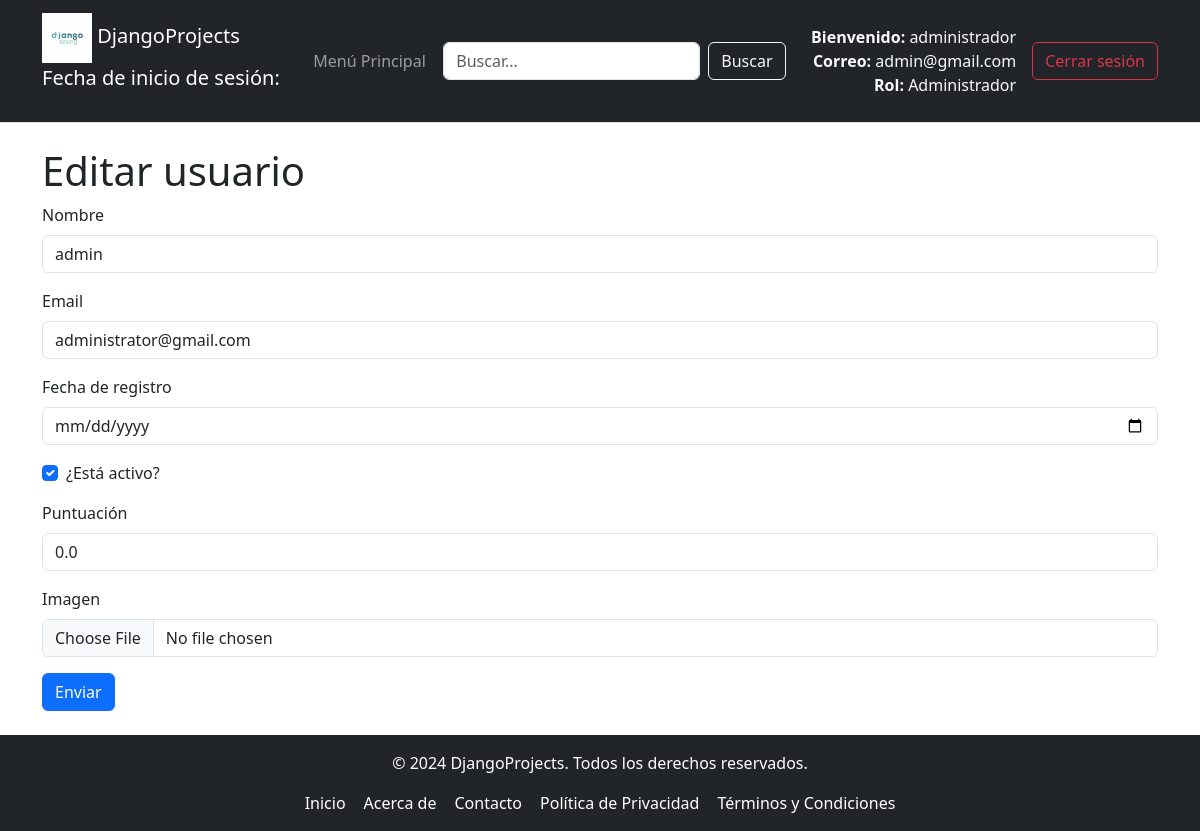
The page /formulario/usuario-modificar/12 (signed in) on the database its author committed.
### tutorial/models.py (models this page shows, shortened)
class Usuario(AbstractBaseUser, PermissionsMixin):
    ADMINISTRADOR = 1
    PROFESOR = 2
    ESTUDIANTE = 3
    ROLES = (
        (ADMINISTRADOR, 'administrador'),
        (PROFESOR, 'profesor'),
        (ESTUDIANTE, 'estudiante'),
    )
    email = models.EmailField(unique=True)
    nombre = models.CharField(max_length=30)
    fecha_Registro = models.DateField(null=True, blank=True)
    puntuacion = models.DecimalField(max_digits=3, decimal_places=1, default=0.0)
    es_activo = models.BooleanField(default=True)
    is_staff = models.BooleanField(default=False)  # Aquí está el campo
    is_superuser = models.BooleanField(default=False)  # Aquí está el campo
    rol = models.PositiveSmallIntegerField(choices=ROLES, default=ADMINISTRADOR)
    imagen = models.ImageField(upload_to='imagenes/', null=True, blank=True)
    USERNAME_FIELD = 'email'  # Campo único para autenticación
    REQUIRED_FIELDS = ['nombre']  # Campos obligatorios para createsuperuser
    objects = UsuarioManager()  # Asegúrate de que el manager esté asignado correctamente

### tutorial/views.py (the view)
# urls.py: path('formulario/usuario-modificar/<int:usuario_id>', views.usuario_modificar,name="usuario_modificar"),
@permission_required('tutorial.change_usuario')
def usuario_modificar(request, usuario_id):
    usuario = get_object_or_404(Usuario, id=usuario_id)  # Obtenemos el usuario a modificar
    if request.method == 'POST':
        formulario = UsuarioForm(request.POST, request.FILES, instance=usuario)
        if formulario.is_valid():
            formulario.save()  # Guardamos el usuario con los datos modificados
            messages.success(request, "Usuario modificado correctamente")
            return redirect('filtros_avanzados')  # Redirige a una vista que muestre los usuarios
        else:
            messages.error(request, "Por favor corrige los errores en el formulario.")
    else:
        formulario = UsuarioForm(instance=usuario)  # Cargamos el formulario con datos existentes
    return render(request, 'formulario/usuario_modificar.html', {
        'formulario': formulario,
        'usuario': usuario
    })

### tutorial/forms.py (shortened to what this page needs)
class UsuarioForm(ModelForm):
    class Meta:
        model = Usuario
        fields = ['nombre', 'email', 'fecha_Registro', 'es_activo', 'puntuacion', 'imagen']
        labels = {
            "Nombre": ("Nombre del usuario"),
            "Email": ("Correo electrónico"),
            "fecha_Registro": ("Fecha de registro"),
            "es_activo": ("¿Está activo?"),
            "puntuacion": ("Puntuación"),
            "imagen": ("Imagen")
        }
        widgets = {
            "fecha_Registro":forms.DateInput(format="%Y-%m-%d", attrs={"type": "date"}),
            'imagen': forms.ClearableFileInput(attrs={'class': 'form-control'}),
        }

### tutorial/templates/formulario/usuario_modificar.html (shortened to what this page needs)
{% extends "Padre.html" %}
{% block cabecera %}
    <h1>Editar usuario</h1>
{% endblock %}
{% block contenido %}
{% load django_bootstrap5 %}
<form action = "{% url 'usuario_modificar' usuario.id %}" method = "post" enctype="multipart/form-data">
    {% load django_bootstrap5 %}
    {% bootstrap_form formulario %}
    {% bootstrap_button "Enviar" button_type="submit" button_class="btn-primary" %}
</form>
{% endblock %}

### tutorial/templates/Padre.html (shortened to what this page needs)
<!DOCTYPE html>
<html lang="es">
  <head>
    {% load django_bootstrap5 %}
    {% load static %}
    <link rel="stylesheet" type="text/css" href="{% static 'css/EstiloTemplate.css' %}">
    <link href="https://cdn.jsdelivr.net/npm/bootstrap@5.3.0/dist/css/bootstrap.min.css" rel="stylesheet">
  </head>
  <body>
    <nav class="navbar navbar-expand-lg navbar-dark bg-dark">
      <div class="container">
        <a class="navbar-brand" href="#">
          <img src="{% static 'imagenes/django.png' %}" alt="Logo de Django" class="logo" style="width: 50px;">
          DjangoProjects
          {% if user.is_authenticated %}
              <p>Fecha de inicio de sesión: {{ user.fecha_inicio_sesion }}</p>
          {% else %}
              <p>No has iniciado sesión</p>
          {% endif %}
        </a>
        <div class="collapse navbar-collapse" id="navbarNav">
          {% include "MenuNavegacion.html" %}
          <form class="d-flex ms-auto me-3" method="GET" action="{% url 'buscar' %}">
            <input class="form-control me-2" type="search" placeholder="Buscar..." aria-label="Search" name="query">
            <button class="btn btn-outline-light" type="submit">Buscar</button>
          </form>
          <div class="d-flex align-items-center ms-auto">
            {% if user.is_authenticated %}
              <div class="text-light text-end me-3">
                <p class="mb-0"><strong>Bienvenido:</strong> {{ user.nombre }}</p>
                <p class="mb-0"><strong>Correo:</strong> {{ user.email }}</p>
                <p class="mb-0"><strong>Rol:</strong>
                  {% if user.rol == 2 %}
                    Profesor
                  {% elif user.rol == 3 %}
                    Estudiante
                  {% else %}
                    Administrador
                  {% endif %}
                </p>
              </div>
              <form method="post" action="{% url 'logout' %}" style="display: inline;">
                <button class="btn btn-outline-danger" type="submit">Cerrar sesión</button>
              </form>
            {% else %}
              <a class="btn btn-outline-warning me-2" href="{% url 'login' %}">Iniciar sesión</a>
              <a class="btn btn-outline-primary" href="{% url 'registrar_usuario' %}">Registrarse</a>
            {% endif %}
          </div>
        </div>
      </div>
    </nav>
    <div class="container mt-4">
      {% block cabecera %}
      {% endblock %}
      {% block contenido %}
      {% endblock %}
    </div>
    {% include "Footer.html" %}
  </body>
</html>

### tutorial/static/css/EstiloTemplate.css (style rules this page uses)
html, body { height: 100%; margin: 0; padding: 0; font-family: Arial, sans-serif; display: flex; flex-direction: column; }
.container { flex: 1; width: 80%; margin: 0 auto; }
.navbar { display: flex; align-items: center; background-color: #f2f2f2; padding: 10px 20px; border-bottom: 1px solid #ddd; }
.logo { width: 150px; height: auto; }
img { max-width: 100%; height: auto; }

### rows shown on the page
Usuario: nombre "administrador", email "admin@gmail.com"
Usuario: nombre "admin", email "administrator@gmail.com", es_activo "☑", puntuacion "0.0"
